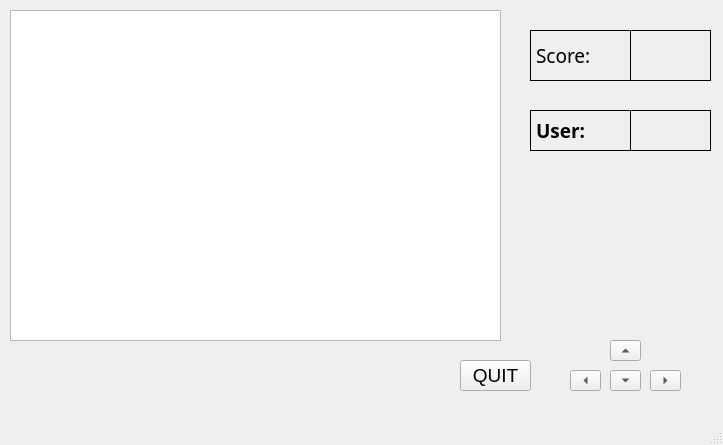
<?xml version="1.0" encoding="UTF-8"?>
<ui version="4.0">
 <class>GameMainWindow</class>
 <widget class="QMainWindow" name="GameMainWindow">
  <property name="geometry">
   <rect>
    <x>0</x>
    <y>0</y>
    <width>723</width>
    <height>445</height>
   </rect>
  </property>
  <property name="windowTitle">
   <string>MainWindow</string>
  </property>
  <widget class="QWidget" name="centralwidget">
   <property name="focusPolicy">
    <enum>Qt::TabFocus</enum>
   </property>
   <widget class="QGraphicsView" name="gameView">
    <property name="geometry">
     <rect>
      <x>10</x>
      <y>10</y>
      <width>491</width>
      <height>331</height>
     </rect>
    </property>
    <property name="sizePolicy">
     <sizepolicy hsizetype="MinimumExpanding" vsizetype="MinimumExpanding">
      <horstretch>0</horstretch>
      <verstretch>0</verstretch>
     </sizepolicy>
    </property>
    <property name="mouseTracking">
     <bool>false</bool>
    </property>
    <property name="focusPolicy">
     <enum>Qt::StrongFocus</enum>
    </property>
    <property name="verticalScrollBarPolicy">
     <enum>Qt::ScrollBarAlwaysOff</enum>
    </property>
    <property name="horizontalScrollBarPolicy">
     <enum>Qt::ScrollBarAlwaysOff</enum>
    </property>
   </widget>
   <widget class="QToolButton" name="leftArrowBtn">
    <property name="geometry">
     <rect>
      <x>570</x>
      <y>370</y>
      <width>31</width>
      <height>21</height>
     </rect>
    </property>
    <property name="focusPolicy">
     <enum>Qt::NoFocus</enum>
    </property>
    <property name="text">
     <string>&lt;</string>
    </property>
    <property name="autoRepeat">
     <bool>true</bool>
    </property>
    <property name="autoRepeatDelay">
     <number>200</number>
    </property>
    <property name="arrowType">
     <enum>Qt::LeftArrow</enum>
    </property>
   </widget>
   <widget class="QToolButton" name="downArrowBtn">
    <property name="geometry">
     <rect>
      <x>610</x>
      <y>370</y>
      <width>31</width>
      <height>21</height>
     </rect>
    </property>
    <property name="focusPolicy">
     <enum>Qt::NoFocus</enum>
    </property>
    <property name="text">
     <string>v</string>
    </property>
    <property name="autoRepeat">
     <bool>true</bool>
    </property>
    <property name="autoRepeatDelay">
     <number>200</number>
    </property>
    <property name="arrowType">
     <enum>Qt::DownArrow</enum>
    </property>
   </widget>
   <widget class="QToolButton" name="rightArrowBtn">
    <property name="geometry">
     <rect>
      <x>650</x>
      <y>370</y>
      <width>31</width>
      <height>21</height>
     </rect>
    </property>
    <property name="focusPolicy">
     <enum>Qt::NoFocus</enum>
    </property>
    <property name="text">
     <string>&gt;</string>
    </property>
    <property name="autoRepeat">
     <bool>true</bool>
    </property>
    <property name="autoRepeatDelay">
     <number>200</number>
    </property>
    <property name="arrowType">
     <enum>Qt::RightArrow</enum>
    </property>
   </widget>
   <widget class="QToolButton" name="upArrowBtn">
    <property name="geometry">
     <rect>
      <x>610</x>
      <y>340</y>
      <width>31</width>
      <height>21</height>
     </rect>
    </property>
    <property name="focusPolicy">
     <enum>Qt::NoFocus</enum>
    </property>
    <property name="text">
     <string>^</string>
    </property>
    <property name="autoRepeat">
     <bool>true</bool>
    </property>
    <property name="autoRepeatDelay">
     <number>200</number>
    </property>
    <property name="arrowType">
     <enum>Qt::UpArrow</enum>
    </property>
   </widget>
   <widget class="QLabel" name="statistic_label">
    <property name="geometry">
     <rect>
      <x>530</x>
      <y>30</y>
      <width>101</width>
      <height>51</height>
     </rect>
    </property>
    <property name="font">
     <font>
      <family>Gill Sans Ultra Bold</family>
      <pointsize>14</pointsize>
      <weight>50</weight>
      <bold>false</bold>
     </font>
    </property>
    <property name="frameShape">
     <enum>QFrame::Box</enum>
    </property>
    <property name="text">
     <string>Score:</string>
    </property>
   </widget>
   <widget class="QLabel" name="score_label">
    <property name="geometry">
     <rect>
      <x>630</x>
      <y>30</y>
      <width>81</width>
      <height>51</height>
     </rect>
    </property>
    <property name="font">
     <font>
      <family>Gill Sans Ultra Bold</family>
      <pointsize>14</pointsize>
      <weight>50</weight>
      <bold>false</bold>
     </font>
    </property>
    <property name="frameShape">
     <enum>QFrame::Box</enum>
    </property>
    <property name="text">
     <string/>
    </property>
   </widget>
   <widget class="QPushButton" name="quit_btn">
    <property name="geometry">
     <rect>
      <x>460</x>
      <y>360</y>
      <width>71</width>
      <height>31</height>
     </rect>
    </property>
    <property name="font">
     <font>
      <family>Tahoma</family>
      <pointsize>14</pointsize>
     </font>
    </property>
    <property name="focusPolicy">
     <enum>Qt::NoFocus</enum>
    </property>
    <property name="text">
     <string>QUIT</string>
    </property>
   </widget>
   <widget class="QLabel" name="user_label">
    <property name="geometry">
     <rect>
      <x>530</x>
      <y>110</y>
      <width>101</width>
      <height>41</height>
     </rect>
    </property>
    <property name="font">
     <font>
      <family>Gill Sans Ultra Bold</family>
      <pointsize>14</pointsize>
     </font>
    </property>
    <property name="frameShape">
     <enum>QFrame::Box</enum>
    </property>
    <property name="text">
     <string>&lt;html&gt;&lt;head/&gt;&lt;body&gt;&lt;p&gt;&lt;span style=&quot; font-size:14pt; font-weight:600;&quot;&gt;User:&lt;/span&gt;&lt;/p&gt;&lt;/body&gt;&lt;/html&gt;</string>
    </property>
   </widget>
   <widget class="QLabel" name="name_label">
    <property name="geometry">
     <rect>
      <x>630</x>
      <y>110</y>
      <width>81</width>
      <height>41</height>
     </rect>
    </property>
    <property name="font">
     <font>
      <family>Gill Sans Ultra Bold</family>
      <pointsize>14</pointsize>
     </font>
    </property>
    <property name="frameShape">
     <enum>QFrame::Box</enum>
    </property>
    <property name="text">
     <string/>
    </property>
   </widget>
  </widget>
  <widget class="QMenuBar" name="menubar">
   <property name="geometry">
    <rect>
     <x>0</x>
     <y>0</y>
     <width>723</width>
     <height>21</height>
    </rect>
   </property>
  </widget>
  <widget class="QStatusBar" name="statusbar"/>
 </widget>
 <resources/>
 <connections/>
</ui>
